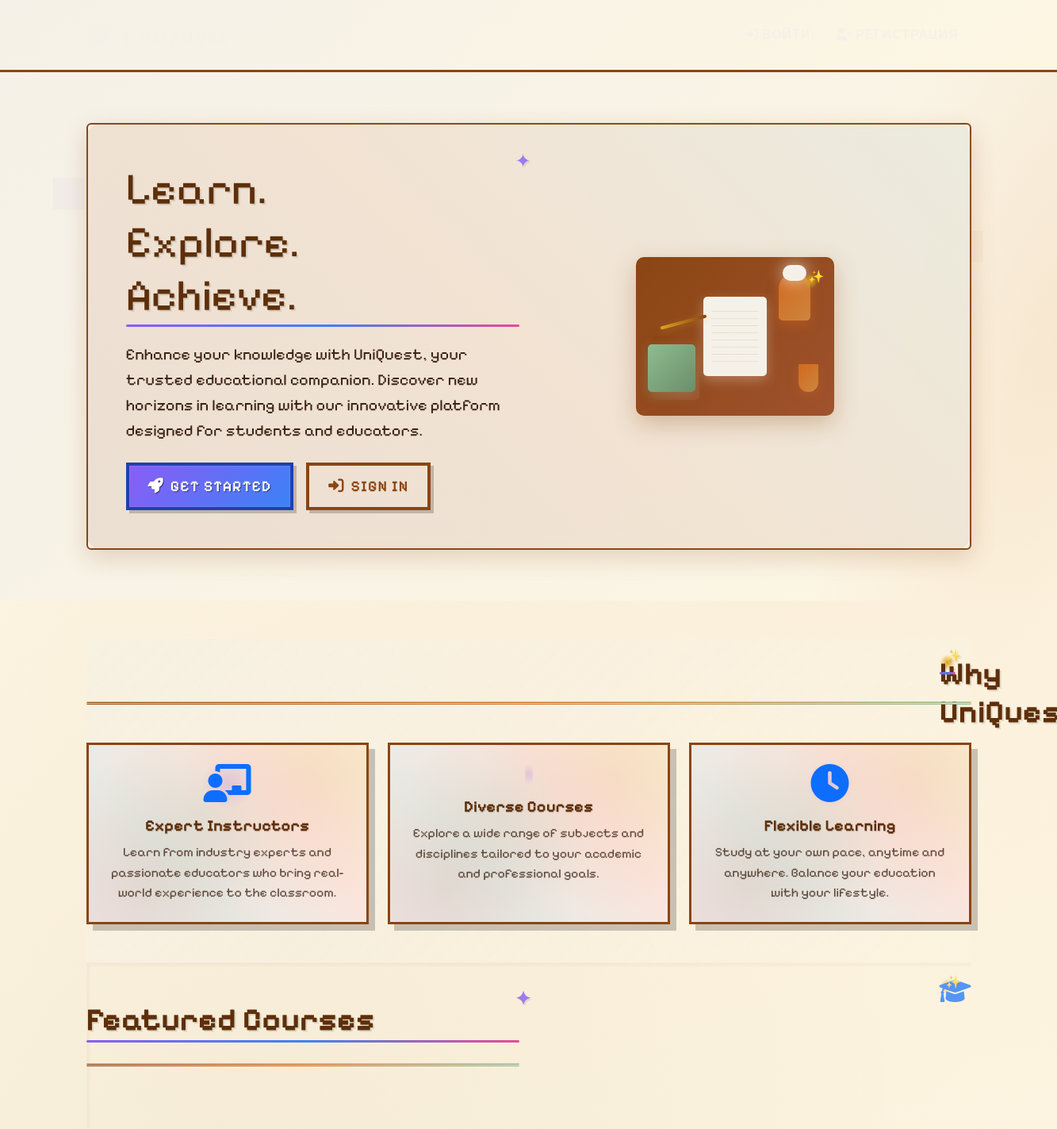
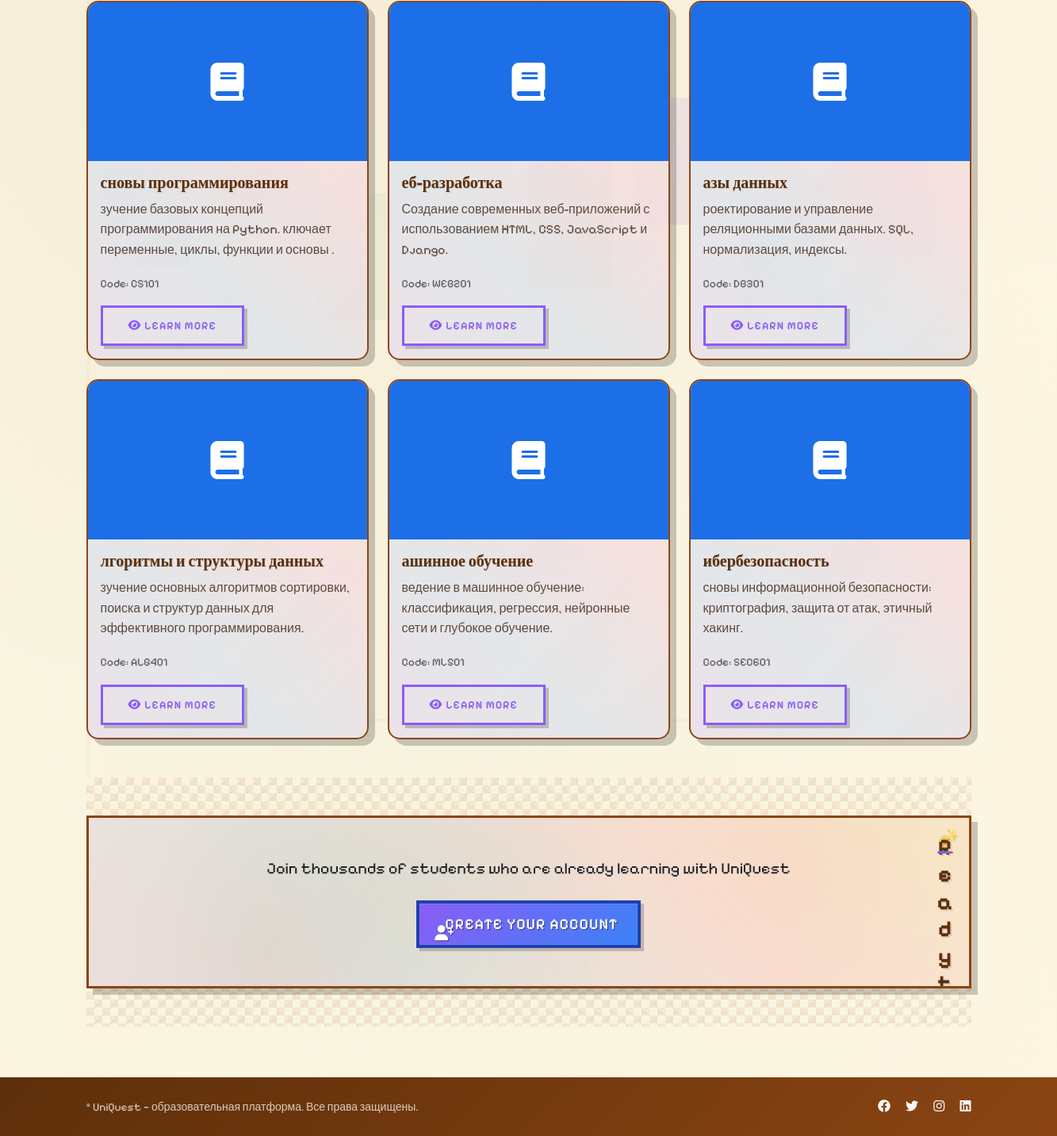
The page / on the database its author committed (2 pictures, top to bottom).
### main/models.py (models this page shows, shortened)
class Course(models.Model):
    title = models.CharField(max_length=200)
    code = models.CharField(max_length=20, blank=True)
    description = models.TextField(blank=True)
    teacher = models.ForeignKey(User, on_delete=models.SET_NULL, null=True, blank=True, related_name='teaching_courses')
    image = models.ImageField(upload_to='courses/', blank=True, null=True)

### main/views.py (the view)
# urls.py: path('', views.index, name='index'),
def index(request):
    courses = Course.objects.all()[:6]
    return render(request, 'main/index.html', {'courses': courses})

### main/templates/main/index.html (shortened to what this page needs)
{% extends 'main/base.html' %}
{% load static %}
{% block hero %}
  <div class="hero-card p-5 rounded fade-in-up">
    <div class="row align-items-center">
      <div class="col-lg-6">
        <h1 class="display-4 mb-4 indie-accent">
          Learn.<br>
          Explore.<br>
          Achieve.
        </h1>
        <p class="lead mb-4">
          Enhance your knowledge with UniQuest, your trusted educational companion.
          Discover new horizons in learning with our innovative platform designed for students and educators.
        </p>
        {% if not user.is_authenticated %}
          <div class="d-flex flex-wrap gap-3">
            <a href="{% url 'register' %}" class="btn btn-primary btn-lg">
              <i class="fas fa-rocket me-2"></i>Get Started
            </a>
            <a href="{% url 'login' %}" class="btn btn-outline-light btn-lg">
              <i class="fas fa-sign-in-alt me-2"></i>Sign In
            </a>
          </div>
        {% else %}
          <a href="{% url 'dashboard' %}" class="btn btn-primary btn-lg">
            <i class="fas fa-tachometer-alt me-2"></i>Go to Dashboard
          </a>
        {% endif %}
      </div>
      <div class="col-lg-6 text-center">
        <div class="indie-illustration">
          <div class="desk-scene">
            <div class="desk-lamp"></div>
            <div class="books-stack"></div>
            <div class="notebook"></div>
            <div class="coffee-mug"></div>
            <div class="pencil"></div>
            <div class="sparkle"></div>
          </div>
        </div>
      </div>
    </div>
  </div>
{% endblock %}
{% block content %}
  <section class="py-5 section-bg">
    <div class="text-center mb-5">
      <h2 class="indie-accent sparkle">Why UniQuest?</h2>
      <div class="decorative-line mx-auto"></div>
    </div>
    <div class="row g-4">
      <div class="col-md-4">
        <div class="card h-100 pixel-decoration vintage-paper">
          <div class="card-body text-center p-4">
            <div class="feature-icon mb-3 pixel-icon">
              <i class="fas fa-chalkboard-teacher fa-3x text-primary"></i>
            </div>
            <h5 class="card-title">Expert Instructors</h5>
            <p class="card-text">Learn from industry experts and passionate educators who bring real-world experience to the classroom.</p>
          </div>
        </div>
      </div>
      <div class="col-md-4">
        <div class="card h-100 pixel-decoration vintage-paper">
          <div class="card-body text-center p-4">
            <h5 class="card-title">Diverse Courses</h5>
            <p class="card-text">Explore a wide range of subjects and disciplines tailored to your academic and professional goals.</p>
          </div>
        </div>
      </div>
      <div class="col-md-4">
        <div class="card h-100 pixel-decoration vintage-paper">
          <div class="card-body text-center p-4">
            <div class="feature-icon mb-3 pixel-icon">
              <i class="fas fa-clock fa-3x text-primary"></i>
            </div>
            <h5 class="card-title">Flexible Learning</h5>
            <p class="card-text">Study at your own pace, anytime and anywhere. Balance your education with your lifestyle.</p>
          </div>
        </div>
      </div>
    </div>
  </section>
  <section class="py-5 bg-pattern">
    <div class="row align-items-center mb-5">
      <div class="col-md-6">
        <h2 class="indie-accent">Featured Courses</h2>
        <div class="decorative-line"></div>
      </div>
      <div class="col-md-6 text-end">
        <div class="mini-illustration sparkle">
          <i class="fas fa-graduation-cap fa-2x text-primary"></i>
        </div>
      </div>
    </div>
    <div class="row g-4">
      {% for course in courses %}
        <div class="col-md-4">
          <div class="card course-card h-100 hand-drawn">
            {% if course.image %}
              <img src="{{ course.image.url }}" class="card-img-top" alt="{{ course.title }}">
            {% else %}
              <div class="card-img-top bg-primary d-flex align-items-center justify-content-center" style="height: 200px;">
                <i class="fas fa-book fa-3x text-light"></i>
              </div>
            {% endif %}
            <div class="card-body">
              <h5 class="card-title">{{ course.title }}</h5>
              <p class="card-text">{{ course.description|truncatechars:120 }}</p>
              {% if course.code %}
                <small class="text-muted">Code: {{ course.code }}</small>
              {% endif %}
              <div class="mt-3">
                <a href="{% url 'course_detail' course.pk %}" class="btn btn-outline-primary btn-sm">
                  <i class="fas fa-eye me-1"></i>Learn More
                </a>
              </div>
            </div>
          </div>
        </div>
      {% endfor %}
    </div>
  </section>
  {% if not user.is_authenticated %}
  <section class="py-5 text-center wood-texture">
    <div class="card pixel-decoration vintage-paper">
      <div class="card-body p-5">
        <h3 class="indie-accent sparkle">Ready to Start Your Journey?</h3>
        <p class="lead mb-4">Join thousands of students who are already learning with UniQuest</p>
        <a href="{% url 'register' %}" class="btn btn-primary btn-lg">
          Create Your Account
        </a>
      </div>
    </div>
  </section>
  {% endif %}
{% endblock %}
{% block extra_head %}
  <link rel="stylesheet" href="https://cdnjs.cloudflare.com/ajax/libs/font-awesome/6.0.0/css/all.min.css">
{% endblock %}

### main/templates/main/base.html (shortened to what this page needs)
{% load static %}
<!doctype html>
<html lang="ru">
<head>
  <link href="https://cdn.jsdelivr.net/npm/bootstrap@5.3.2/dist/css/bootstrap.min.css" rel="stylesheet">
  <link rel="stylesheet" href="https://cdnjs.cloudflare.com/ajax/libs/font-awesome/6.0.0/css/all.min.css">
  <link rel="stylesheet" href="{% static 'main/css/style.css' %}">
  {% block extra_head %}{% endblock %}
</head>
<body>
  <nav class="navbar navbar-expand-lg navbar-dark site-navbar">
    <div class="container">
      <a class="navbar-brand" href="{% url 'index' %}">
        <i class="fas fa-graduation-cap me-2"></i>UniQuest
      </a>
      <div class="collapse navbar-collapse" id="navCollapse">
        <ul class="navbar-nav ms-auto">
          {% if user.is_authenticated %}
            {% if user.profile.role == 'teacher' %}
              <li class="nav-item">
                <a class="nav-link" href="{% url 'teacher_dashboard' %}">
                  <i class="fas fa-chalkboard-teacher me-1"></i>Панель преподавателя
                </a>
              </li>
              <li class="nav-item">
                <a class="nav-link" href="{% url 'teacher_courses' %}">
                  <i class="fas fa-books me-1"></i>Мои курсы
                </a>
              </li>
              <li class="nav-item">
                <a class="nav-link" href="{% url 'teacher_grades' %}">
                  <i class="fas fa-chart-line me-1"></i>Оценки
                </a>
              </li>
              <li class="nav-item">
                <a class="nav-link" href="{% url 'teacher_schedule' %}">
                  <i class="fas fa-calendar-alt me-1"></i>Расписание
                </a>
              </li>
            {% else %}
              <li class="nav-item">
                <a class="nav-link" href="{% url 'dashboard' %}">
                  <i class="fas fa-tachometer-alt me-1"></i>Главная
                </a>
              </li>
              <li class="nav-item">
                <a class="nav-link" href="{% url 'schedule' %}">
                  <i class="fas fa-calendar-alt me-1"></i>Расписание
                </a>
              </li>
              <li class="nav-item">
                <a class="nav-link" href="{% url 'grades' %}">
                  <i class="fas fa-chart-line me-1"></i>Оценки
                </a>
              </li>
            {% endif %}
            <li class="nav-item">
              <a class="nav-link" href="{% url 'profile' %}">
                <i class="fas fa-user me-1"></i>Профиль
              </a>
            </li>
            <li class="nav-item">
              <a class="nav-link" href="{% url 'logout' %}">
                <i class="fas fa-sign-out-alt me-1"></i>Выйти
              </a>
            </li>
          {% else %}
            <li class="nav-item">
              <a class="nav-link" href="{% url 'login' %}">
                <i class="fas fa-sign-in-alt me-1"></i>Войти
              </a>
            </li>
            <li class="nav-item">
              <a class="nav-link" href="{% url 'register' %}">
                <i class="fas fa-user-plus me-1"></i>Регистрация
              </a>
            </li>
          {% endif %}
        </ul>
      </div>
    </div>
  </nav>
  <header class="site-hero">
    <div class="container">
      {% block hero %}{% endblock %}
    </div>
  </header>
  <main class="container my-5">
    {% block content %}{% endblock %}
  </main>
  <footer class="site-footer py-4">
    <div class="container text-center">
      <div class="row align-items-center">
        <div class="col-md-6 text-md-start">
          <small>© {{ now.year }} UniQuest — образовательная платформа. Все права защищены.</small>
        </div>
        <div class="col-md-6 text-md-end">
          <div class="social-links">
            <a href="#" class="text-light me-3"><i class="fab fa-facebook"></i></a>
            <a href="#" class="text-light me-3"><i class="fab fa-twitter"></i></a>
            <a href="#" class="text-light me-3"><i class="fab fa-instagram"></i></a>
            <a href="#" class="text-light"><i class="fab fa-linkedin"></i></a>
          </div>
        </div>
      </div>
    </div>
  </footer>
</body>
</html>

### main/templates/main/index.html (style rules this page uses)
.indie-illustration { position: relative; height: 300px; display: flex; align-items: center; justify-content: center; }
.desk-scene { position: relative; width: 250px; height: 200px; background: linear-gradient(135deg, #8B4513 0%, #A0522D 100%); border-radius: 10px; box-shadow: 0 10px 30px rgba(139, 69, 19, 0.3); }
.desk-lamp { position: absolute; top: 20px; right: 30px; width: 40px; height: 60px; background: linear-gradient(135deg, #D2691E 0%, #CD853F 100%); border-radius: 20px 20px 5px 5px; box-shadow: 0 5px 15px rgba(210, 105, 30, 0.4); }
.desk-lamp::before { content: ''; position: absolute; top: -10px; left: 50%; transform: translateX(-50%); width: 30px; height: 20px; background: #F5F1E8; border-radius: 15px; box-shadow: 0 0 20px rgba(245, 241, 232, 0.8); }
.books-stack { position: absolute; bottom: 20px; left: 20px; width: 60px; height: 80px; background: linear-gradient(135deg, #8B4513 0%, #A0522D 100%); border-radius: 5px; box-shadow: 0 5px 15px rgba(139, 69, 19, 0.3); }
.books-stack::before { content: ''; position: absolute; top: 10px; left: -5px; width: 60px; height: 60px; background: linear-gradient(135deg, #8FBC8F 0%, #6B8E6B 100%); border-radius: 5px; box-shadow: 0 5px 15px rgba(143, 188, 143, 0.3); }
.notebook { position: absolute; top: 50px; left: 50%; transform: translateX(-50%); width: 80px; height: 100px; background: #F5F1E8; border-radius: 5px; box-shadow: 0 5px 15px rgba(245, 241, 232, 0.3); }
.notebook::before { content: ''; position: absolute; top: 10px; left: 10px; width: 60px; height: 80px; background: repeating-linear-gradient( transparent, transparent 8px, rgba(139, 69, 19, 0.1) 8px, rgba(139, 69, 19, 0.1) 9px ); }
.coffee-mug { position: absolute; bottom: 30px; right: 20px; width: 25px; height: 35px; background: linear-gradient(135deg, #D2691E 0%, #CD853F 100%); border-radius: 0 0 12px 12px; box-shadow: 0 5px 15px rgba(210, 105, 30, 0.3); }
.pencil { position: absolute; top: 80px; left: 30px; width: 60px; height: 4px; background: linear-gradient(90deg, #DAA520 0%, #8B4513 100%); border-radius: 2px; transform: rotate(-15deg); box-shadow: 0 2px 8px rgba(218, 165, 32, 0.3); }
.sparkle { position: absolute; top: 20px; right: 20px; width: 20px; height: 20px; background: radial-gradient(circle, #DAA520 0%, transparent 70%); border-radius: 50%; animation: sparkle 2s ease-in-out infinite; }
.mini-illustration { opacity: 0.7; }
.feature-icon { color: var(--primary-brown); }

### rows shown on the page
Course: title "сновы программирования", description "зучение базовых концепций программирования на Python. ключает переменные, циклы, функции и основы .", code "CS101"
Course: title "еб-разработка", description "Создание современных веб-приложений с использованием HTML, CSS, JavaScript и Django.", code "WEB201"
Course: title "азы данных", description "роектирование и управление реляционными базами данных. SQL, нормализация, индексы.", code "DB301"
Course: title "лгоритмы и структуры данных", description "зучение основных алгоритмов сортировки, поиска и структур данных для эффективного программирования.", code "ALG401"
Course: title "ашинное обучение", description "ведение в машинное обучение: классификация, регрессия, нейронные сети и глубокое обучение.", code "ML501"
Course: title "ибербезопасность", description "сновы информационной безопасности: криптография, защита от атак, этичный хакинг.", code "SEC601"
